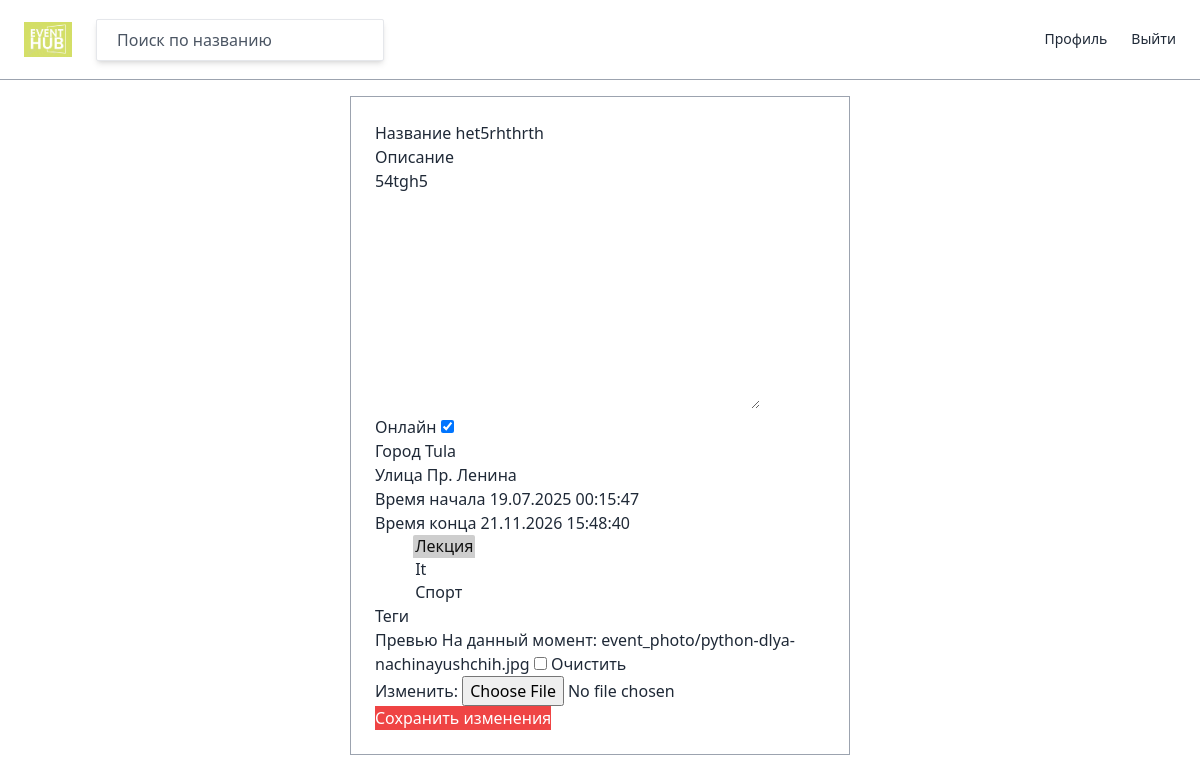
The page /event/31/update/ (signed in) on the database as committed earlier.
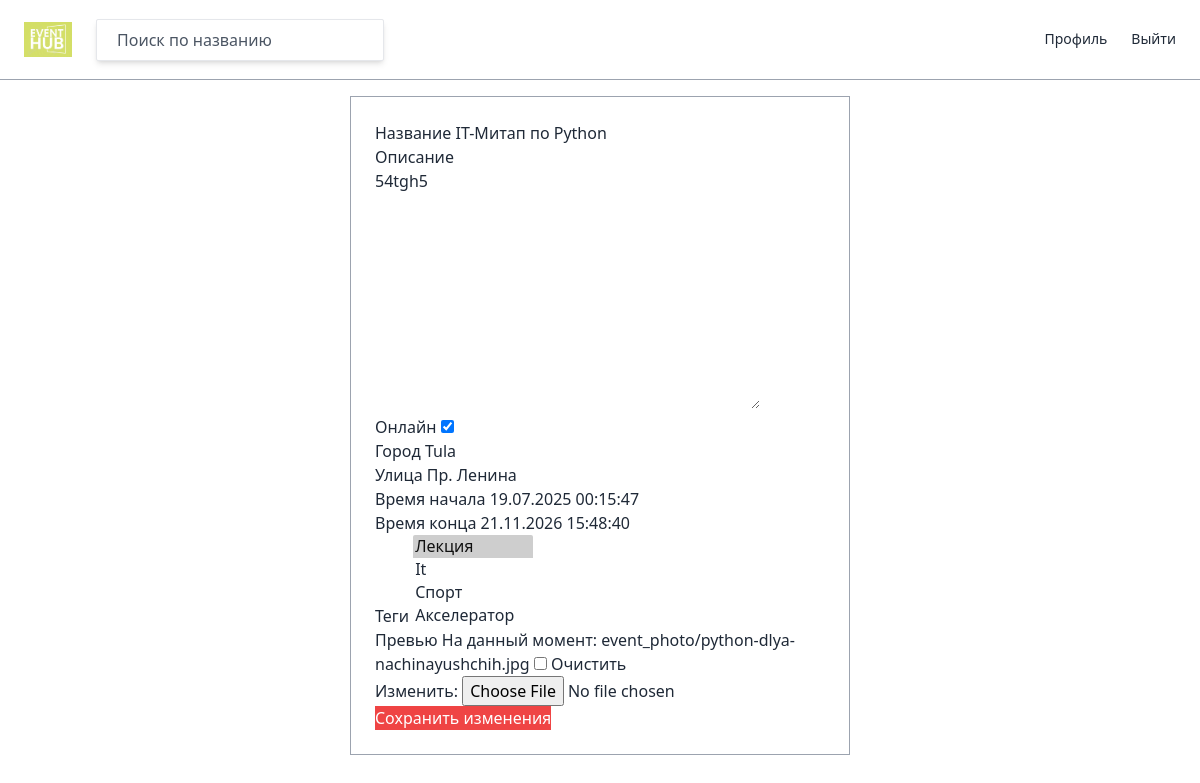
The same page on the database as committed later.
### events/models.py (models this page shows, shortened)
class Event(core_models.TimeStampedModel):
    class Meta:
        verbose_name = 'Мероприятие'
        verbose_name_plural = 'Мероприятия'
    title = models.CharField(max_length=100, verbose_name="название")
    description = models.TextField(blank=True, null=True, verbose_name="описание")
    online = models.BooleanField(default=True, verbose_name="онлайн")
    city = models.CharField(max_length=60, null=True, verbose_name="город")
    street = models.CharField(blank=True, null=True, max_length=100, verbose_name="улица")
    time_start = models.DateTimeField(verbose_name="время начала")
    time_end = models.DateTimeField(blank=True, null=True, verbose_name="время конца")
    tags = models.ManyToManyField("Tag", related_name="events", blank=True, verbose_name="теги")
    participants = models.ManyToManyField(
        User, related_name="events", blank=True, verbose_name="участники")
    preview = models.ImageField(upload_to="event_photo", blank=True, null=True, verbose_name="превью")
    host = models.ForeignKey(User, on_delete=models.CASCADE, null=True, verbose_name="организатор")

### events/views.py (the view)
# urls.py: path('event/<int:pk>/update/', views.EditEventView.as_view(), name="update"),
class EditEventView(UpdateView):
    model = models.Event
    fields = [
        "title",
        "description",
        "online",
        "city",
        "street",
        "time_start",
        "time_end",
        "tags",
        "preview",
    ]
    template_name = "events/event_edit.html"
    def get_object(self, queryset=None):
        room = super().get_object(queryset=queryset)
        if room.host.pk != self.request.user.pk:
            raise Http404()
        return room

### events/models.py (called while the page is built)
    def __str__(self):
        return f"{self.title}"

### users/models.py (called while the page is built)
    def get_absolute_url(self):
        return reverse("users:profile", kwargs={"pk": self.pk})

### templates/events/event_edit.html (shortened to what this page needs)
{% extends "base.html" %}
{% block content %}
    <div class="container lg:w-5/12 md:w-1/2 xl:w-1/4 mx-auto my-10 flex flex-col items-center border p-6 border-gray-400">
        {% include 'mixins/event/event_form.html' with form=form cta="Сохранить изменения" %}
    </div>
{% endblock content %}

### templates/mixins/event/event_input.html (shortened to what this page needs)
<div class="input w-full {% if field.errors %}has_error{% endif %}">
    {{ field.label }}
    {{ field }}
</div>

Rows that differ between the two databases and show on the page:
changed Event "54tgh5": title "het5rhthrth" → "IT-Митап по Python"
Other text that changed with them:
form field tags: "Лекция ☑ / It / Спорт" → "Лекция ☑ / It / Спорт / Акселератор"
